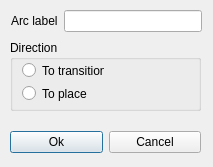
<?xml version="1.0" encoding="UTF-8"?>
<ui version="4.0">
 <class>ArcProperties</class>
 <widget class="QDialog" name="ArcProperties">
  <property name="geometry">
   <rect>
    <x>0</x>
    <y>0</y>
    <width>213</width>
    <height>167</height>
   </rect>
  </property>
  <property name="windowTitle">
   <string>Dialog</string>
  </property>
  <widget class="QGroupBox" name="groupBox">
   <property name="geometry">
    <rect>
     <x>10</x>
     <y>40</y>
     <width>191</width>
     <height>71</height>
    </rect>
   </property>
   <property name="title">
    <string>Direction</string>
   </property>
   <widget class="QRadioButton" name="radioButton">
    <property name="geometry">
     <rect>
      <x>12</x>
      <y>22</y>
      <width>82</width>
      <height>17</height>
     </rect>
    </property>
    <property name="text">
     <string>To transition</string>
    </property>
   </widget>
   <widget class="QRadioButton" name="radioButton_3">
    <property name="geometry">
     <rect>
      <x>12</x>
      <y>45</y>
      <width>82</width>
      <height>17</height>
     </rect>
    </property>
    <property name="text">
     <string>To place</string>
    </property>
   </widget>
  </widget>
  <widget class="QWidget" name="">
   <property name="geometry">
    <rect>
     <x>10</x>
     <y>130</y>
     <width>191</width>
     <height>25</height>
    </rect>
   </property>
   <layout class="QHBoxLayout" name="horizontalLayout">
    <item>
     <widget class="QPushButton" name="pushButton_2">
      <property name="text">
       <string>Ok</string>
      </property>
     </widget>
    </item>
    <item>
     <widget class="QPushButton" name="pushButton">
      <property name="text">
       <string>Cancel</string>
      </property>
     </widget>
    </item>
   </layout>
  </widget>
  <widget class="QWidget" name="">
   <property name="geometry">
    <rect>
     <x>11</x>
     <y>10</y>
     <width>191</width>
     <height>22</height>
    </rect>
   </property>
   <layout class="QHBoxLayout" name="horizontalLayout_2">
    <item>
     <widget class="QLabel" name="label">
      <property name="text">
       <string>Arc label</string>
      </property>
     </widget>
    </item>
    <item>
     <widget class="QLineEdit" name="lineEdit"/>
    </item>
   </layout>
  </widget>
 </widget>
 <resources/>
 <connections/>
</ui>
